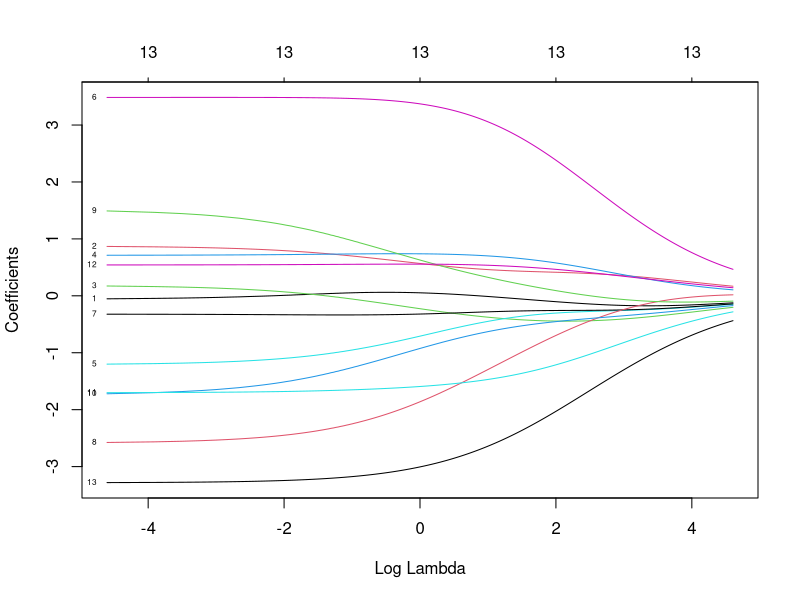
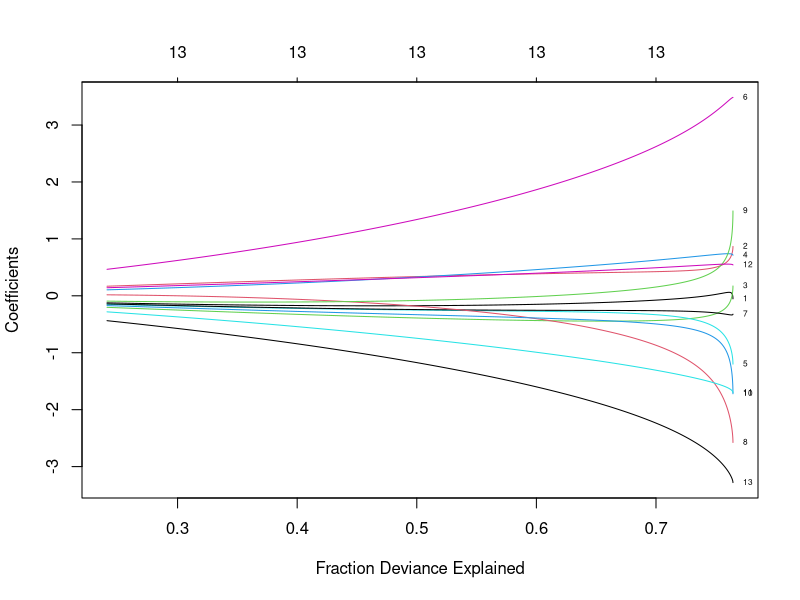
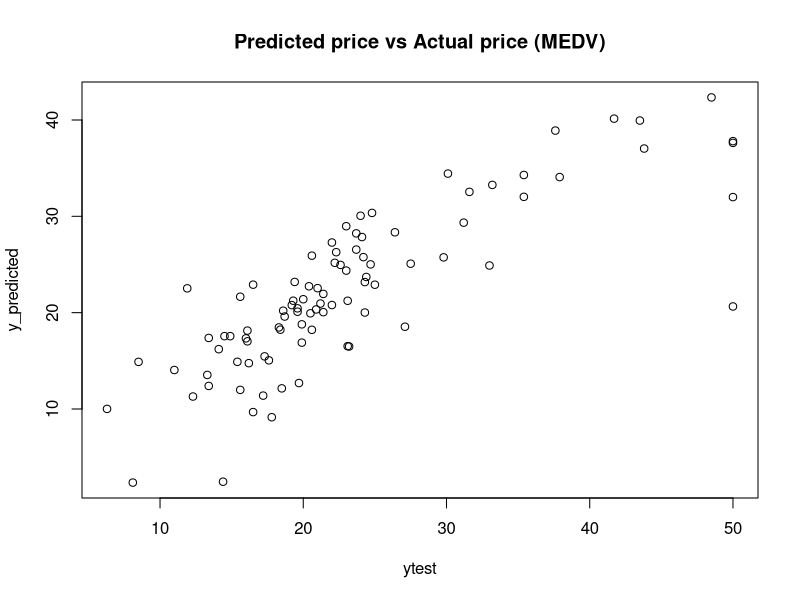
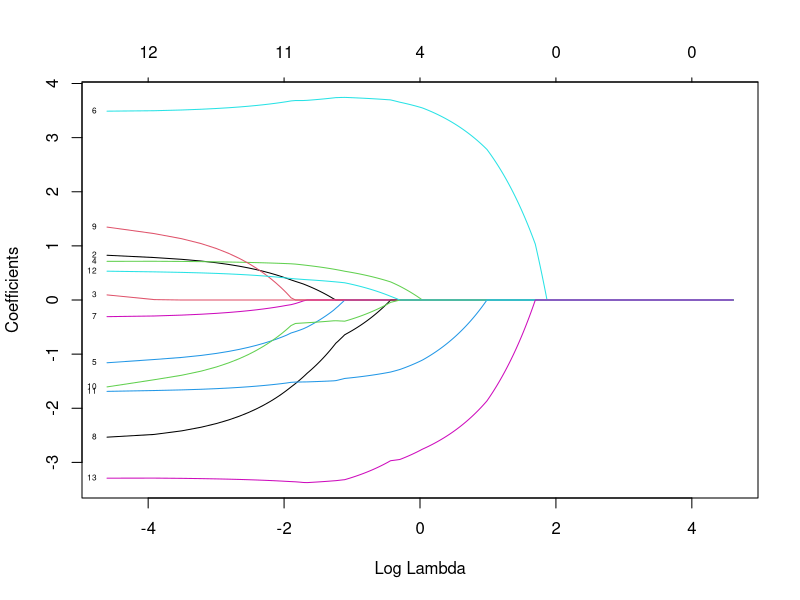
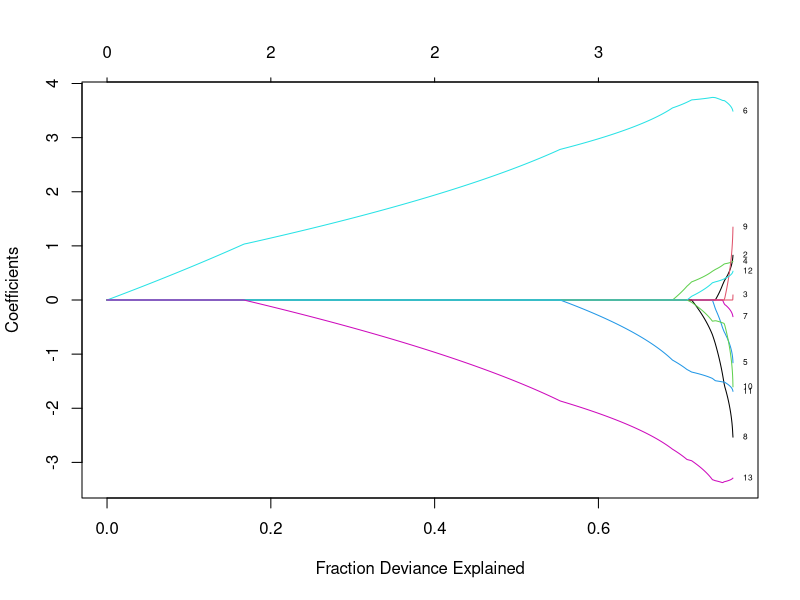

Write R code to recreate these figures, in order.
# Clear the workspace
rm(list = ls())

# Ridge Regression Example
#setwd('')
# Link of where data came from
#http://www.cs.toronto.edu/~delve/data/boston/bostonDetail.html

# Setwd with dataset

data = read.csv('Boston_Housing.csv')
str(data)
summary(data)

data <- na.omit(data)


data_scaled <- cbind(scale(data[,1:13]),data[,14])

# Train/set 80/20
set.seed(123)

size <- floor(0.8 *  nrow(data_scaled))

train_ind <- sample(seq_len(nrow(data_scaled)), size = size)

train <- data_scaled[train_ind, ]
xtrain <- train[,1:13]
ytrain <- train[,14]

# Create the values that were 'not' chosen
# Test values
test <- data_scaled[-train_ind,]
xtest <- test[,1:13]
ytest <- test[,14]

lambda.array <- seq(from = 0.01, to = 100, by = 0.01)


library(glmnet)
ridgeFit <- glmnet(xtrain,ytrain, alpha = 0, lambda = lambda.array)
summary(ridgeFit)

# As lambda becomes larger, this will start decreasing the sign. of the coefficients
plot(ridgeFit, xvar = 'lambda', label = T)


# Goodness of fit
plot(ridgeFit, xvar = 'dev', label = T)

# Predicted Values
y_predicted <- predict(ridgeFit, s = min(lambda.array), newx = xtest)
# Coefficients
predict(ridgeFit, s = min(lambda.array), newx = xtest, type = 'coefficients')


# SST SSE
sst <- sum((ytest - mean(ytest))^2)
sse <- sum((y_predicted - ytest)^2)

rsquare <- 1 - (sse/sst)


# MSE
MSE_ridge = (sum((y_predicted - ytest)^2) / length(y_predicted))
MSE_ridge

rmse_ridge <- sqrt(MSE_ridge)

plot(ytest, y_predicted, main = 'Predicted price vs Actual price (MEDV)')


library(glmnet)

lassoFit <- glmnet(xtrain,ytrain, alpha=1, lambda=lambda.array)
summary(lassoFit)

# Lambdas in relation to the coefficients
plot(lassoFit, xvar = 'lambda', label=T)

# Goodness of fit
plot(lassoFit, xvar = 'dev', label = T)

# Predicted Values
y_predicted_lasso <- predict(lassoFit, s=min(lambda.array), newx = xtest)

# SSE, SST
sst <- sum((ytest - mean(ytest))^2)
sse <- sum((y_predicted_lasso - ytest)^2)

rsquare_lasso <- 1 - (sse/sst)
# MSE
MSE_lasso = (sum((y_predicted_lasso - ytest)^2) / length(y_predicted_lasso))
MSE_lasso

rmse_lasso <- sqrt(MSE_lasso)
